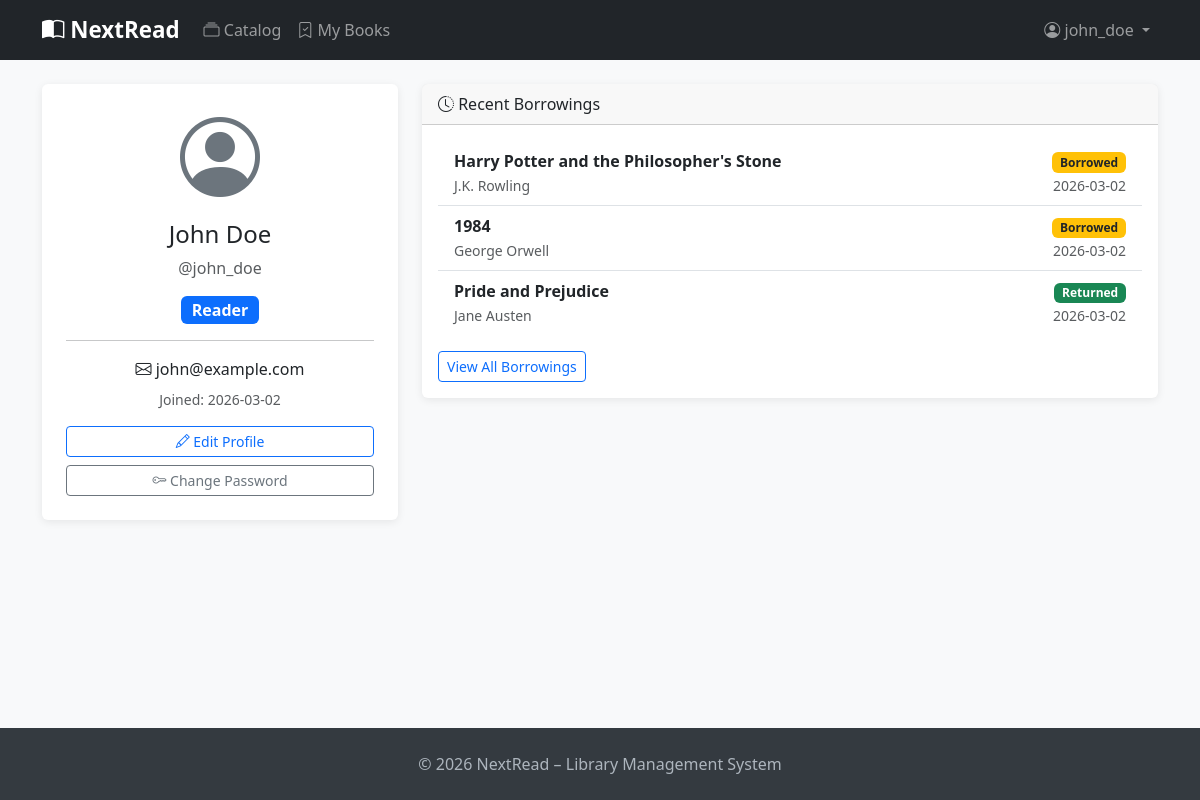
Page /auth/profile (signed in) on the committed database.
### app/models.py (models this page shows, shortened)
class User(UserMixin, db.Model):
    __tablename__ = 'users'
    id = db.Column(db.Integer, primary_key=True)
    username = db.Column(db.String(80), unique=True, nullable=False, index=True)
    email = db.Column(db.String(120), unique=True, nullable=False, index=True)
    hashed_password = db.Column(db.String(256), nullable=False)
    full_name = db.Column(db.String(150))
    role = db.Column(db.String(20), default='user')  # 'admin' or 'user'
    is_active = db.Column(db.Boolean, default=True)
    created_at = db.Column(db.DateTime, default=datetime.utcnow)
    profile = db.relationship('UserProfile', back_populates='user',
                               uselist=False, cascade='all, delete-orphan')
    borrowings = db.relationship('Borrowing', back_populates='user',
                                  cascade='all, delete-orphan', lazy='dynamic')
    favorite_genres = db.relationship('Genre', secondary=user_favorite_genres,
                                       back_populates='fans')
    @property
    def is_admin(self):
        return self.role == 'admin'

class Borrowing(db.Model):
    __tablename__ = 'borrowings'
    id = db.Column(db.Integer, primary_key=True)
    user_id = db.Column(db.Integer, db.ForeignKey('users.id'), nullable=False)
    book_id = db.Column(db.Integer, db.ForeignKey('books.id'), nullable=False)
    borrow_date = db.Column(db.Date, nullable=False, default=datetime.utcnow)
    return_date = db.Column(db.Date)
    due_date = db.Column(db.Date)
    status = db.Column(db.String(20), default='borrowed')  # 'borrowed' or 'returned'
    created_at = db.Column(db.DateTime, default=datetime.utcnow)
    user = db.relationship('User', back_populates='borrowings')
    book = db.relationship('Book', back_populates='borrowings')

class Book(db.Model):
    __tablename__ = 'books'
    id = db.Column(db.Integer, primary_key=True)
    title = db.Column(db.String(300), nullable=False, index=True)
    author = db.Column(db.String(200), nullable=False)
    isbn = db.Column(db.String(20), unique=True, index=True)
    published_year = db.Column(db.Integer)
    description = db.Column(db.Text)
    quantity = db.Column(db.Integer, default=1)
    available = db.Column(db.Integer, default=1)
    created_at = db.Column(db.DateTime, default=datetime.utcnow)
    borrowings = db.relationship('Borrowing', back_populates='book',
                                  cascade='all, delete-orphan', lazy='dynamic')
    genres = db.relationship('Genre', secondary=book_genres, back_populates='books')

### app/auth/routes.py (the view)
@auth.route('/profile')
@login_required
def profile():
    borrowings = current_user.borrowings.order_by(
        db.text('created_at DESC')
    ).limit(5).all()
    return render_template('auth/profile.html', title='My Profile',
                           borrowings=borrowings)

### app/models.py (called while the page is built)
@login_manager.user_loader
def load_user(user_id):
    return db.session.get(User, int(user_id))

### app/templates/auth/profile.html (shortened to what this page needs)
{% extends 'base.html' %}
{% block content %}
<div class="row g-4">
    <div class="col-md-4">
        <div class="card">
            <div class="card-body text-center p-4">
                <div class="display-1 text-secondary mb-3"><i class="bi bi-person-circle"></i></div>
                <h4>{{ current_user.full_name or current_user.username }}</h4>
                <p class="text-muted">@{{ current_user.username }}</p>
                {% if current_user.is_admin %}
                <span class="badge bg-warning text-dark fs-6">Administrator</span>
                {% else %}
                <span class="badge bg-primary fs-6">Reader</span>
                {% endif %}
                <hr>
                <p class="mb-1"><i class="bi bi-envelope"></i> {{ current_user.email }}</p>
                <p class="text-muted small mt-2">Joined: {{ current_user.created_at.strftime('%Y-%m-%d') }}</p>
                <div class="d-grid gap-2 mt-3">
                    <a href="{{ url_for('auth.edit_profile') }}" class="btn btn-outline-primary btn-sm">
                        <i class="bi bi-pencil"></i> Edit Profile
                    </a>
                    <a href="{{ url_for('auth.change_password') }}" class="btn btn-outline-secondary btn-sm">
                        <i class="bi bi-key"></i> Change Password
                    </a>
                </div>
            </div>
        </div>
    </div>
    <div class="col-md-8">
        <div class="card">
            <div class="card-header"><i class="bi bi-clock-history"></i> Recent Borrowings</div>
            <div class="card-body">
                {% if borrowings %}
                <div class="list-group list-group-flush">
                    {% for b in borrowings %}
                    <div class="list-group-item d-flex justify-content-between align-items-center">
                        <div>
                            <strong>{{ b.book.title }}</strong>
                            <br><small class="text-muted">{{ b.book.author }}</small>
                        </div>
                        <div class="text-end">
                            {% if b.status == 'borrowed' %}
                            <span class="badge bg-warning text-dark">Borrowed</span>
                            {% else %}
                            <span class="badge bg-success">Returned</span>
                            {% endif %}
                            <br><small class="text-muted">{{ b.borrow_date }}</small>
                        </div>
                    </div>
                    {% endfor %}
                </div>
                <div class="mt-3">
                    <a href="{{ url_for('borrowings.my_borrowings') }}" class="btn btn-outline-primary btn-sm">
                        View All Borrowings
                    </a>
                </div>
                {% else %}
                <p class="text-muted text-center my-3">No borrowings yet.</p>
                {% endif %}
            </div>
        </div>
    </div>
</div>
{% endblock %}

### app/templates/base.html (shortened to what this page needs)
<!DOCTYPE html>
<html lang="en">
<head>
    <link href="https://cdn.jsdelivr.net/npm/bootstrap@5.3.2/dist/css/bootstrap.min.css" rel="stylesheet">
    <link href="https://cdn.jsdelivr.net/npm/bootstrap-icons@1.11.3/font/bootstrap-icons.css" rel="stylesheet">
</head>
<body>
<nav class="navbar navbar-expand-lg navbar-dark bg-dark mb-4">
    <div class="container">
        <a class="navbar-brand" href="{{ url_for('main.index') }}">
            <i class="bi bi-book-half"></i> NextRead
        </a>
        <div class="collapse navbar-collapse" id="navbarNav">
            <ul class="navbar-nav me-auto">
                <li class="nav-item">
                    <a class="nav-link" href="{{ url_for('books.index') }}">
                        <i class="bi bi-collection"></i> Catalog
                    </a>
                </li>
                {% if current_user.is_authenticated %}
                <li class="nav-item">
                    <a class="nav-link" href="{{ url_for('borrowings.my_borrowings') }}">
                        <i class="bi bi-bookmark-check"></i> My Books
                    </a>
                </li>
                {% endif %}
            </ul>
            <ul class="navbar-nav">
                {% if current_user.is_authenticated %}
                <li class="nav-item dropdown">
                    <a class="nav-link dropdown-toggle" href="#" data-bs-toggle="dropdown">
                        <i class="bi bi-person-circle"></i> {{ current_user.username }}
                    </a>
                </li>
                {% endif %}
            </ul>
        </div>
    </div>
</nav>
<main class="container mb-5">
    {% block content %}{% endblock %}
</main>
<footer class="py-4 mt-5">
    <div class="container text-center">
        <p class="mb-0">&copy; 2026 NextRead – Library Management System</p>
    </div>
</footer>
</body>
</html>

### app/templates/base.html (style rules this page uses)
body { background: #f8f9fa; display: flex; flex-direction: column; min-height: 100vh; }
main { flex: 1; }
.navbar-brand { font-weight: 700; font-size: 1.4rem; }
.card { border: none; box-shadow: 0 2px 8px rgba(0,0,0,.08); }
footer { background: #343a40; color: #adb5bd; }

### rows in the picture
User: username "john_doe", full_name "John Doe", email "john@example.com", created_at "2026-03-02"
Borrowing: book "Harry Potter and the Philosopher's Stone", book.author "J.K. Rowling", status "Borrowed", borrow_date "2026-03-02"
Borrowing: book "1984", book.author "George Orwell", status "Borrowed", borrow_date "2026-03-02"
Borrowing: book "Pride and Prejudice", book.author "Jane Austen", status "Returned", borrow_date "2026-03-02"
